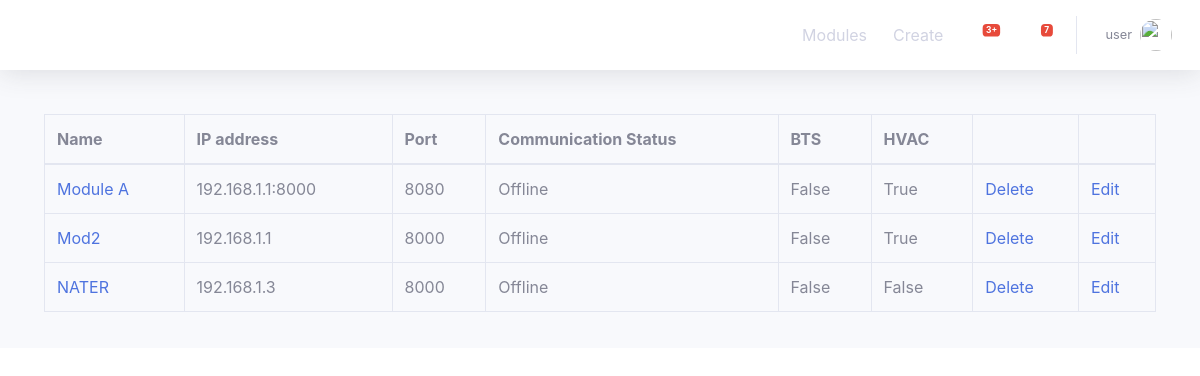
The page / on the database its author committed.
### Powerapp/models.py (models this page shows, shortened)
class Module(models.Model):
    ipaddress = models.CharField(max_length=200,null=False,primary_key=True) # ip addresss for the power module onsite
    port = models.CharField(max_length=4,null=True) # the power module port
    online = models.BooleanField(default=False) # onine status of the module
    name = models.CharField(max_length=200,null=True) # the site name of the device module
    btsstatus = models.BooleanField(default=False) # the BTS status of the site on or off
    hvacstatus = models.BooleanField(default=False) # the HVAC status of the site on or off

### Powerapp/views.py (the view)
# urls.py: path('', ListModules.as_view(),name='default' ),
class ListModules(ListView):
    model = Module
    template_name = 'Powerapp/listmodules.html'
    context_object_name = 'modules'

### Powerapp/templates/Powerapp/listmodules.html
{% extends 'Powerapp/base.html' %}
{% block content %}
<div class="card-body">
    <div class="table-responsive">
        <table class="table table-bordered" id="dataTable" width="100%" cellspacing="0">
    <thead>
    <th>Name</th>
    <th>IP address</th>
    <th>Port</th>
    <th>Communication Status</th>
    <th>BTS</th>
    <th>HVAC</th>
    <th></th>
    <th></th>
    </thead>
    <tbody>
        {% for module in modules %}
    <tr>
        <td><a href="{% url 'Powerapp:detailmodule' pk=module.pk%}">{{ module.name}}</a></td>
        <td>{{ module.ipaddress}}</td>
        <td>{{ module.port}}</td>
        <td>           {% if module.online %}
            Online
            {% else %}
            Offline
            {%endif %}</td>
        <td>{{ module.btsstatus}}</td>
        <td>{{ module.hvacstatus}}</td>
        <td> <a href="{% url 'Powerapp:deletemodule' pk=module.pk %}">Delete</a></td>
        <td> <a href="{% url 'Powerapp:updatemodule' pk=module.pk %}">Edit</a></td>
    </tr>
        {% endfor %}
    </tbody>
</table>
    </div>
</div>
{% endblock %}

### Powerapp/templates/Powerapp/base.html (shortened to what this page needs)
<!DOCTYPE html>
<html lang="en">
<head>
  <link href="/static/vendor/fontawesome-free/css/all.min.css" rel="stylesheet" type="text/css">
  <link href="/static/css/sb-admin-2.min.css" rel="stylesheet">
  <link href="/static/vendor/datatables/dataTables.bootstrap4.min.css" rel="stylesheet">
</head>
<body id="page-top">
  <div id="wrapper">
    <div id="content-wrapper" class="d-flex flex-column">
<div id="content">
{% include "Powerapp/topbar.html" %}
        <div class="container-fluid">
{% block content %}
{% endblock %}
        </div>
</div>
  </div>
  </div>
</body>
</html>

### Powerapp/templates/Powerapp/topbar.html (shortened to what this page needs)
        <nav class="navbar navbar-expand navbar-light bg-white topbar mb-4 static-top shadow">
          <ul class="navbar-nav ml-auto">
            <li class="nav-item"> <a class="nav-link btn" href ="{% url 'Powerapp:listmodules'%}"> Modules</a></li>
            <li class="nav-item"> <a class="nav-link btn" href ="{% url 'Powerapp:addmodule'%}"> Create</a></li>
            <li class="nav-item dropdown no-arrow mx-1">
              <a class="nav-link dropdown-toggle" href="#" id="alertsDropdown" role="button" data-toggle="dropdown" aria-haspopup="true" aria-expanded="false">
                <span class="badge badge-danger badge-counter">3+</span>
              </a>
            </li>
            <li class="nav-item dropdown no-arrow mx-1">
              <a class="nav-link dropdown-toggle" href="#" id="messagesDropdown" role="button" data-toggle="dropdown" aria-haspopup="true" aria-expanded="false">
                <i class="fas fa-envelope fa-fw"></i>
                <span class="badge badge-danger badge-counter">7</span>
              </a>
            </li>
            <li class="nav-item dropdown no-arrow">
              <a class="nav-link dropdown-toggle" href="#" id="userDropdown" role="button" data-toggle="dropdown" aria-haspopup="true" aria-expanded="false">
                <span class="mr-2 d-none d-lg-inline text-gray-600 small">user</span>
                <img class="img-profile rounded-circle" src="https://source.unsplash.com/QAB-WJcbgJk/60x60">
              </a>
            </li>
          </ul>
        </nav>

### rows shown on the page
Module: name "Module A", ipaddress "192.168.1.1:8000", port "8080", online "Offline", btsstatus "False", hvacstatus "True"
Module: name "Mod2", ipaddress "192.168.1.1", port "8000", online "Offline", btsstatus "False", hvacstatus "True"
Module: name "NATER", ipaddress "192.168.1.3", port "8000", online "Offline", btsstatus "False", hvacstatus "False"
